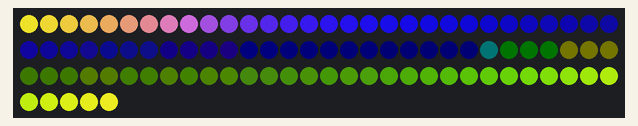
Bench run of a sketch on a simulated ATtiny85, built with avr-gcc and run on an emulated ATtiny85. Shown: 95 RGB LEDs in strip order, left to right, continuing on the next row. Dim RGB values are drawn brighter than linear; random numbers use the default seed unless the sketch sets one.

Above: at 0.13 s.
At 4.87 s:
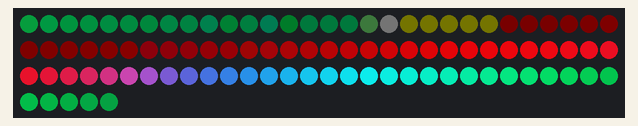
At 9.62 s:
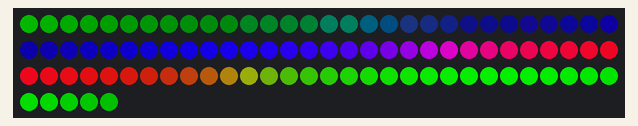
At 20.02 s:
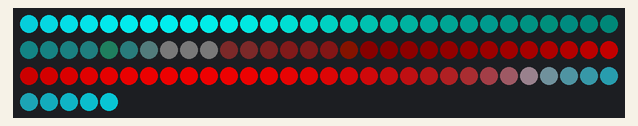
At 29.5 s:
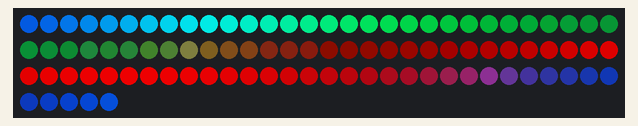
At 39.9 s:
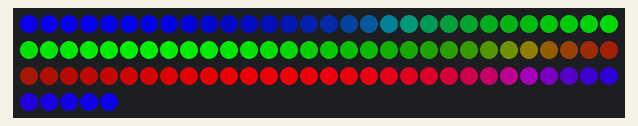

The sketch:

Rainbow.ino
```cpp
/*
  Скетч к проекту "Радужная лента на Digispark"
  Исходники на GitHub: https://github.com/slfl/Attiny-85-Rainbow-LED-Strip
  Автор: SLFL, 2020

   Версия 1.3
*/

// ---------------------------------- НАСТРОЙКИ ------------------------------------
#define PIN         0       // Пин подуключения ленты WS2812b
#define NUMPIXELS   95      // Количество ваших светиков в ленте
#define BRIGHTNESS  200     // Уровень яркости (1 / 255) – Пожалей ленту на 255!)
#define FOCUS       70      // Если увеличить, получим узкие пятна цветов, при уменьшении пятна шире (Уровень смешивания)
#define DELAY       4000    // Скорость смены цветов. Меньше - быстрее, больше - медленнее
#define DEBUG       0       // Отображение скорости FPS (белый пиксель), первый пиксель
#define WRAP        1       // Режим кольца. Если выключено, некоторые участки тухнут в ноль

// ------------------------------ ДЛЯ РАЗРАБОТЧИКОВ --------------------------------
#include <Adafruit_NeoPixel.h> // Подключаем библиотеку, для работы с нашей лентой

Adafruit_NeoPixel strip = Adafruit_NeoPixel(NUMPIXELS, PIN, NEO_GRB + NEO_KHZ800);
float spdr, spdg, spdb;
float offset;

#if DEBUG
 long nextms = 0;
 int pfps = 0, fps = 0;
#endif

// Функция действительного показателя слишком медленная, поэтому я создал приближение (только для x <0)
float myexp(float x) { return (1.0/(1.0-(0.634-1.344*x)*x)); }

// ------------------------------ ДЛЯ РАЗРАБОТЧИКОВ --------------------------------
void setup() {
  spdr = 1.0 + random(200) / 100.0;
  spdg = 1.0 + random(200) / 100.0;
  spdb = 1.0 + random(200) / 100.0;
  offset = random(10000) / 100.0;// Установить случайное смещение, чтобы пятна начинались в случайных местах
  strip.begin(); // Инициализация радуги
}

void loop()
{
  long ms = millis();  // Использовать реальное время для пересчета положения каждого цветового пятна
  float m = offset + (float)ms/DELAY;  // Масштабируем время до значения
  m = m - 42.5*cos(m/552.0) - 6.5*cos(m/142.0);  // Добавить некоторую нелинейность
  float posr = 0.20 + 0.50*sin(m*spdr);  // Пересчитываем положение каждого пятна (измеряется по шкале от 0 до 1)
  float posg = 0.5 + 0.65*sin(m*spdg);
  float posb = 0.80 + 0.75*sin(m*spdb);
  for (int i=0; i<NUMPIXELS; i++)  // Теперь перебираем каждый пиксель и вычисляем его цвет
  {
    float ppos = (float)i / NUMPIXELS;
    float dr = ppos-posr;
    float dg = ppos-posg;
    float db = ppos-posb;
#if WRAP
    dr = dr - floor(dr + 0.5);
    dg = dg - floor(dg + 0.5);
    db = db - floor(db + 0.5);
#endif
    // Тут идет момент смешивания, прицип немного похож на размытие по Гауссу
    strip.setPixelColor(i,
      constrain(BRIGHTNESS*myexp(-FOCUS*dr*dr),0,BRIGHTNESS),
      constrain(BRIGHTNESS*myexp(-FOCUS*dg*dg),0,BRIGHTNESS),
      constrain(BRIGHTNESS*myexp(-FOCUS*db*db),0,BRIGHTNESS)
      );
  }
#if DEBUG
  fps++;
  // Сброс счетчика через 1сек.
  if (ms>nextms)
  {
    nextms = ms + 1000;
    fps = 0;
    pfps = fps;
  }
  strip.setPixelColor(pfps,BRIGHTNESS,BRIGHTNESS,BRIGHTNESS);  // Показать частоту кадров в секунду, установив один пиксель на белый
#endif

  strip.show();  // Выводим наше говницо на ленту)
}
```
